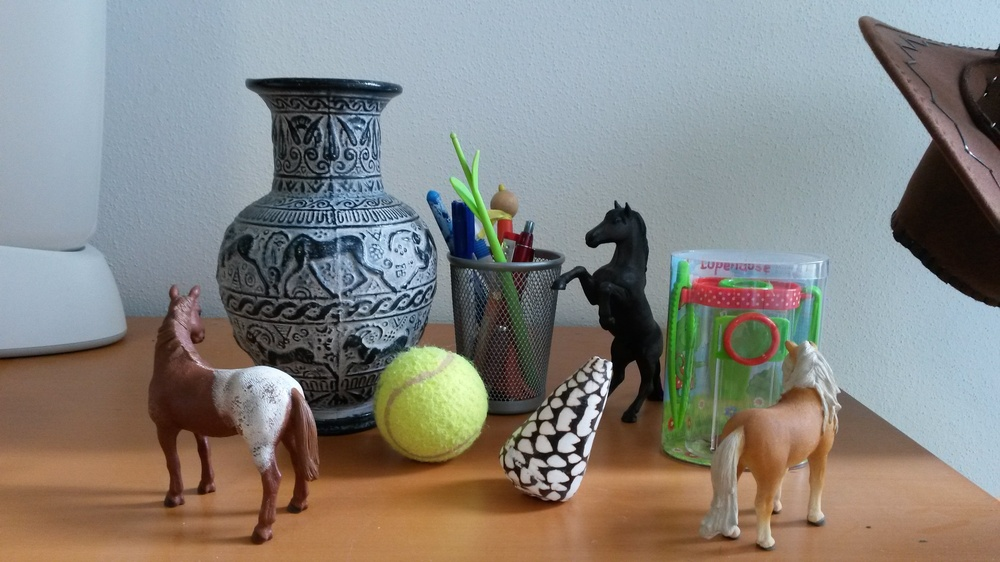
%> input picture Tracking_Third_Tutorial/test_shell1.jpg, 1000 x 562 px, shrunk from 3264 x 1836 before the run
$ octave SIFT_Algorithm.m   (GNU Octave 9; MATLAB toolbox functions it lacks are replaced by stand-ins)
%> lines starting %> are read from the running program, lines starting %| are printed output that depends on the picture
% Ia = vl_impattern('roofs1') ;
% Ib = vl_impattern('roofs2') ;
% image([Ia,Ib]) ;
clear all
close all
Ia = imread('test_shell1.jpg');
%> Ia is the input picture: size 562x1000x3 uint8; mean R, G, B 133.7, 131.8, 127.1
Ib = imread('shell.jpg');
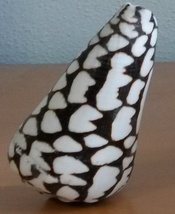
%> input picture Tracking_Third_Tutorial/shell.jpg, 175 x 214 px, shrunk from 572 x 700 before the run
%> Ib is the input picture: size 214x175x3 uint8; mean R, G, B 118.1, 114, 110.5

Iaa = single(rgb2gray(Ia));
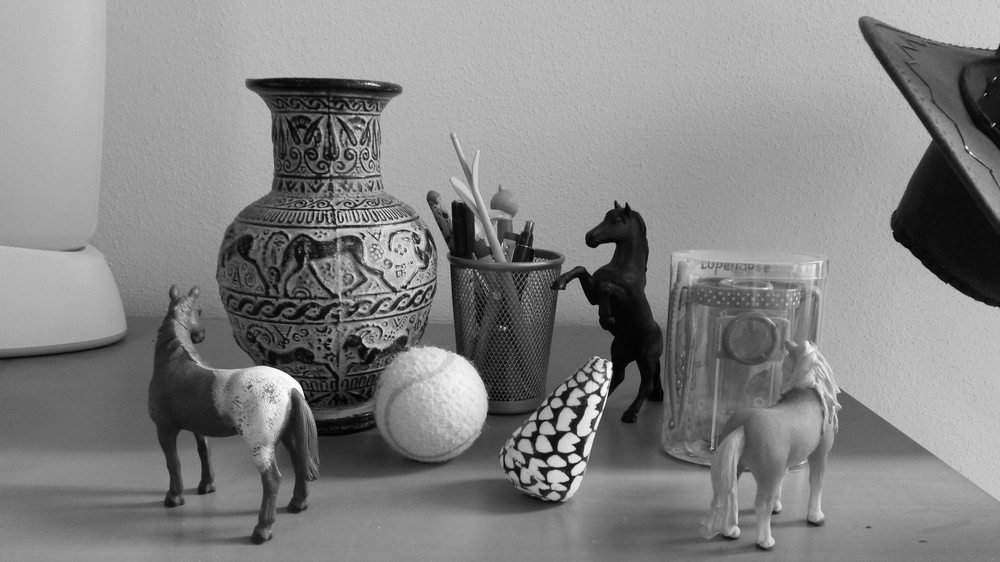
%> Iaa: size 562x1000 single; min 0, max 255, mean 131.8
Ibb = single(rgb2gray(Ib));
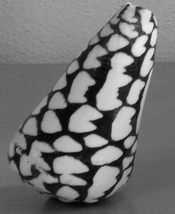
%> Ibb: size 214x175 single; min 3, max 237, mean 114.8
%> (the run ends here)
